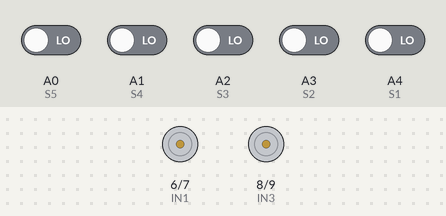
This sketch was run on a simulated Arduino Uno, built with avr-gcc and run on an emulated ATmega328P. Parts: motor-driver pin pairs drawn as motors (green arrow = first pin HIGH = forward, orange = second pin HIGH = backward, longer = more drive, scaled by the enable pin). The test bench sets the inputs (shaded band); at power-on: A0 (S5), A1 (S4), A2 (S3), A3 (S2), A4 (S1) LOW.

Above: at 1.2 s.
1.3 s: A0 (S5) driven HIGH
At 2.4 s:
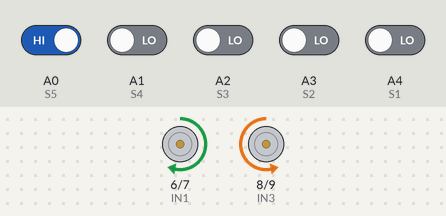
2.8 s: A1 (S4) driven HIGH
At 3.5 s:
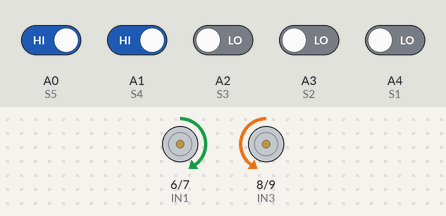
4.3 s: A3 (S2) driven HIGH
At 4.6 s:
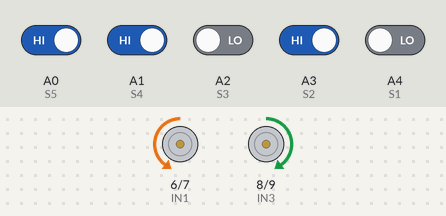
5.8 s: A4 (S1) driven HIGH
At 6.9 s:
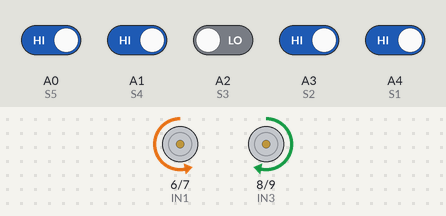
7.3 s: A2 (S3) driven HIGH
At 8.0 s:
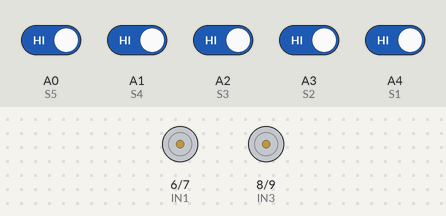
8.8 s: A2 (S3) driven LOW
At 9.1 s:
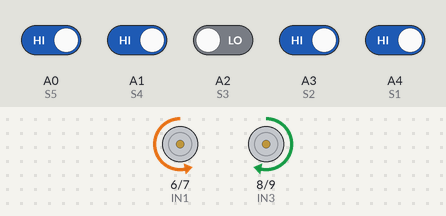
Timing chart, 0 to 11.3 s (numbered marks = the images above; inputs shaded):
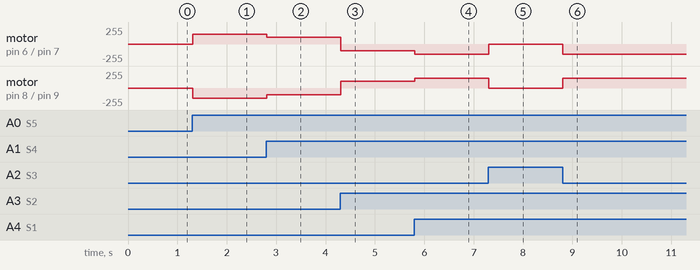

The sketch:

LineFollower1.ino
```cpp
// Pin definitions
#define ENA 5
#define IN1 6
#define IN2 7
#define IN3 8
#define IN4 9
#define ENB 10

#define S5 A0
#define S4 A1
#define S3 A2
#define S2 A3
#define S1 A4

// Motor control
void setMotors(int leftSpeed, int rightSpeed) {
  if (leftSpeed > 0) {
    digitalWrite(IN1, HIGH);
    digitalWrite(IN2, LOW);
  } else if (leftSpeed < 0) {
    digitalWrite(IN1, LOW);
    digitalWrite(IN2, HIGH);
    leftSpeed = -leftSpeed;
  } else {
    digitalWrite(IN1, LOW);
    digitalWrite(IN2, LOW);
  }

  if (rightSpeed > 0) {
    digitalWrite(IN3, HIGH);
    digitalWrite(IN4, LOW);
  } else if (rightSpeed < 0) {
    digitalWrite(IN3, LOW);
    digitalWrite(IN4, HIGH);
    rightSpeed = -rightSpeed;
  } else {
    digitalWrite(IN3, LOW);
    digitalWrite(IN4, LOW);
  }

  analogWrite(ENA, leftSpeed);
  analogWrite(ENB, rightSpeed);
}

void setup() {
  pinMode(ENA, OUTPUT);
  pinMode(IN1, OUTPUT);
  pinMode(IN2, OUTPUT);
  pinMode(ENB, OUTPUT);
  pinMode(IN3, OUTPUT);
  pinMode(IN4, OUTPUT);

  pinMode(S5, INPUT);
  pinMode(S4, INPUT);
  pinMode(S3, INPUT);
  pinMode(S2, INPUT);
  pinMode(S1, INPUT);

  Serial.begin(9600); // Optional: for debugging
}

void loop() {
  int s1 = digitalRead(S1);
  int s2 = digitalRead(S2);
  int s3 = digitalRead(S3);
  int s4 = digitalRead(S4);
  int s5 = digitalRead(S5);

  // Default motor speed values
  int leftSpeed = 0;
  int rightSpeed = 0;

  // Check sensor values and determine motor speeds
   if (s1 == HIGH && s2 == HIGH && s3 == HIGH && s4 == HIGH && s5 == HIGH) {
    // All sensors detect the line, stop the robot
    leftSpeed = 0;
    rightSpeed = 0;
  }
    else if (s3 == HIGH && s2 == LOW && s4 == LOW) {
    // Only middle sensor detects the line
    leftSpeed = 150;
    rightSpeed = 150;
  }
   else if (s1 == HIGH) {
    // Far left sensor detects the line
    leftSpeed = -150;
    rightSpeed = 150;
  }
   else if (s2 == HIGH) {
    // Left middle sensor detects the line
    leftSpeed = -100;
    rightSpeed = 100;
  }
    else if (s4 == HIGH) {
    // Right middle sensor detects the line
    leftSpeed = 100;
    rightSpeed = -100;
  }
    else if (s5 == HIGH) {
    // Far right sensor detects the line
    leftSpeed = 150;
    rightSpeed = -150;
  }
    else {
    // No sensors detect the line, stop the motors
    leftSpeed = 0;
    rightSpeed = 0;
  }


  setMotors(leftSpeed, rightSpeed);
  delay(10);
}
```

Measured:
- after the input at 1.3 s, motor on pin 6 (IN1) / pin 7 (IN2): stopped → forward 150/255 at once; motor on pin 8 (IN3) / pin 9 (IN4): stopped → backward 150/255 at once
- after the input at 2.8 s, motor on pin 6 (IN1) / pin 7 (IN2): forward 150/255 → forward 100/255 at once; motor on pin 8 (IN3) / pin 9 (IN4): backward 150/255 → backward 100/255 at once
- after the input at 4.3 s, motor on pin 6 (IN1) / pin 7 (IN2): forward 100/255 → backward 100/255 at once; motor on pin 8 (IN3) / pin 9 (IN4): backward 100/255 → forward 100/255 at once
- after the input at 5.8 s, motor on pin 6 (IN1) / pin 7 (IN2): backward 100/255 → backward 150/255 at once; motor on pin 8 (IN3) / pin 9 (IN4): forward 100/255 → forward 150/255 at once
- after the input at 7.3 s, motor on pin 6 (IN1) / pin 7 (IN2): backward 150/255 → stopped at once; motor on pin 8 (IN3) / pin 9 (IN4): forward 150/255 → stopped at once
- after the input at 8.8 s, motor on pin 6 (IN1) / pin 7 (IN2): stopped → backward 150/255 at once; motor on pin 8 (IN3) / pin 9 (IN4): stopped → forward 150/255 at once
